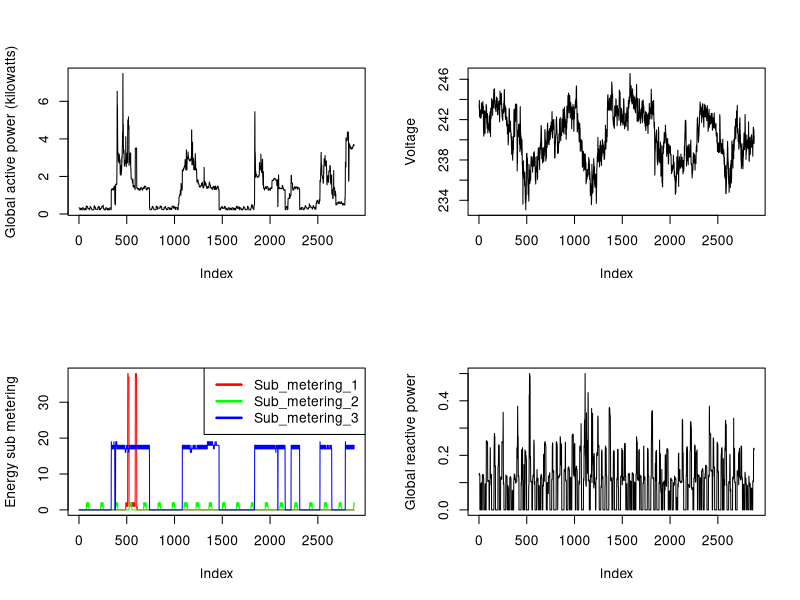

R code for this plot:
## I have already filtered the necesary data for two days
## the filterd file is: "household_power_consumption.csv", you can find it in
## this repository

pc <- read.csv("household_power_consumption.csv", header=TRUE, sep=";", na.string="?", colClasses=c("character", "character", "numeric", "numeric", "numeric", "numeric", "numeric", "numeric", "numeric"))
par(mfrow = c(2,2))

plot(pc$Global_active_power, ylab="Global active power (kilowatts)", type="l")

plot(pc$Voltage, ylab="Voltage", type="l")

plot(pc$Sub_metering_1, ylab="Energy sub metering", type="l", col='red')
lines(pc$Sub_metering_2, col='green')
lines(pc$Sub_metering_3, col='blue')
legend("topright",c("Sub_metering_1","Sub_metering_2", "Sub_metering_3"),lty=c(1,1,1),lwd=c(2.5,2.5,2.5),col=c("red","green","blue"))

plot(pc$Global_reactive_power, ylab="Global reactive power", type="l", col='black')

dev.copy(png, file="plot4.png")
dev.off()
